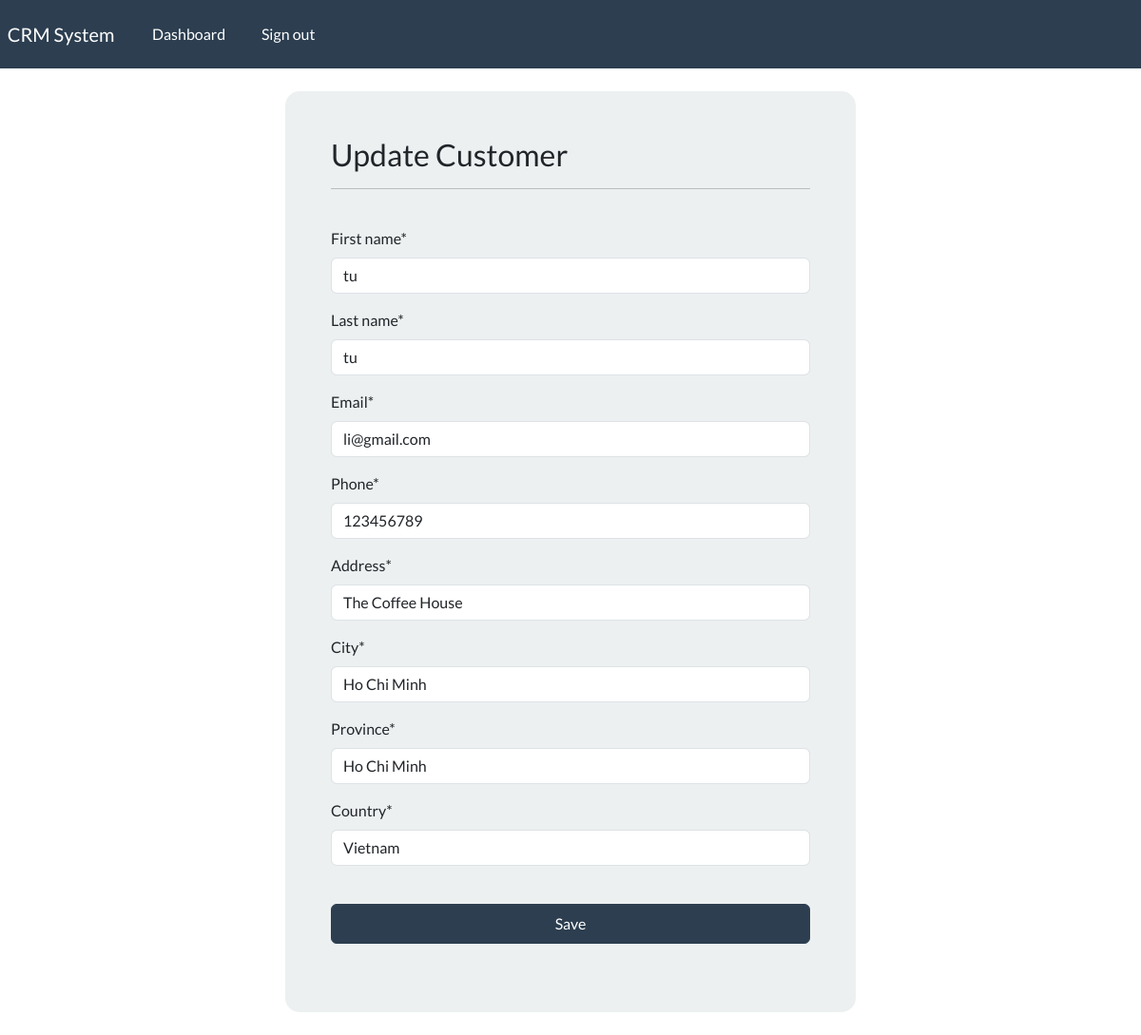
Screenshot of /update-record/4 (signed in) with the database file from the repository.
### webapp/models.py (models this page shows, shortened)
class Record(models.Model):
    creation_date= models.DateTimeField(auto_now_add=True)
    first_name = models.CharField(max_length=100)
    last_name = models.CharField(max_length=100)
    email= models.CharField(max_length= 255)
    phone= models.CharField(max_length=20)
    address= models.CharField(max_length=300)
    city = models.CharField(max_length=200)
    province = models.CharField(max_length=200)
    country= models.CharField(max_length=125)

### webapp/views.py (the view)
# urls.py: path('update-record/<int:pk>', views.udpate_record, name='update-record'),
@login_required(login_url="login")
def udpate_record(request, pk):
    record = Record.objects.get(id=pk)
    form = UpdateRecordForm(instance=record)
    if request.method=="POST":
        form = UpdateRecordForm(request.POST, instance=record)
        if form.is_valid():
            form.save()
            return redirect('view-record', pk=pk)
    context= {'formupdaterecord': form}
    return render(request, 'webapp/update-record.html', context=context)

### webapp/forms.py
class UpdateRecordForm(forms.ModelForm):
    class Meta:
        model= Record
        fields=['first_name', "last_name", "email", "phone", "address", "city", "province", "country"]

### webapp/templates/webapp/update-record.html (shortened to what this page needs)
{% extends "webapp/base.html" %}
{% load crispy_forms_tags %}
{% block content %}
<body>
        <div class="container bg-light shadow-md p-5 form-layout">
            <h3>Update Customer</h3>
            <hr>
            <br>
            <form method= "POST" autocomplete="off">
                {{ formupdaterecord|crispy}}
                <br>
                <button type="submit" class="btn btn-primary w-100 btn-block p-2">Save</button>
            </form>
            <br>
        </div>
            <br>
    </body>
{% endblock  %}

### static/css/styles.css (style rules this page uses)
.form-layout { border-radius: 15px; width: 600px; }

### rows the page displays
Record: first_name "tu", last_name "tu", email "li@gmail.com", phone "123456789", address "The Coffee House", city "Ho Chi Minh", province "Ho Chi Minh", country "Vietnam"
